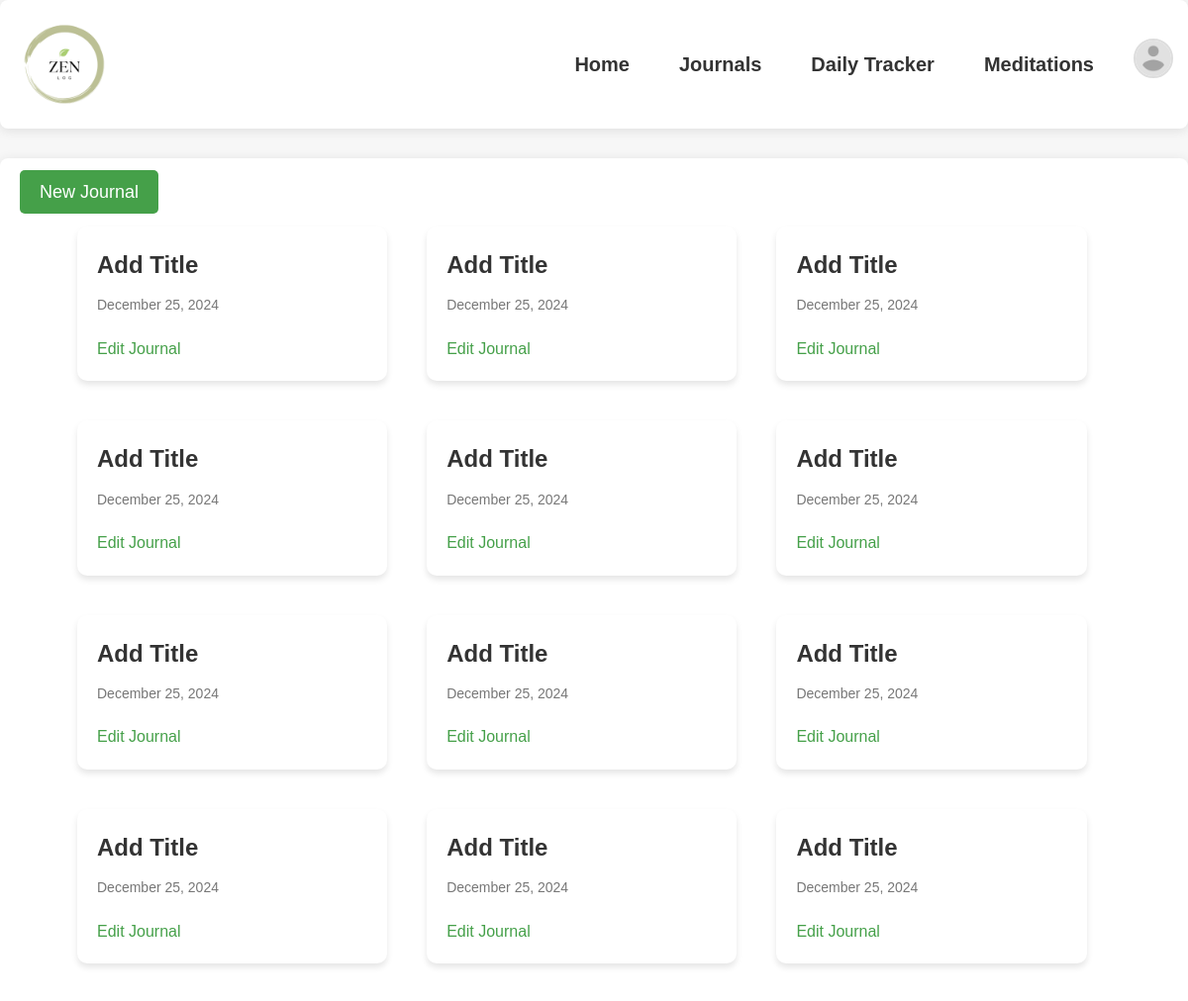
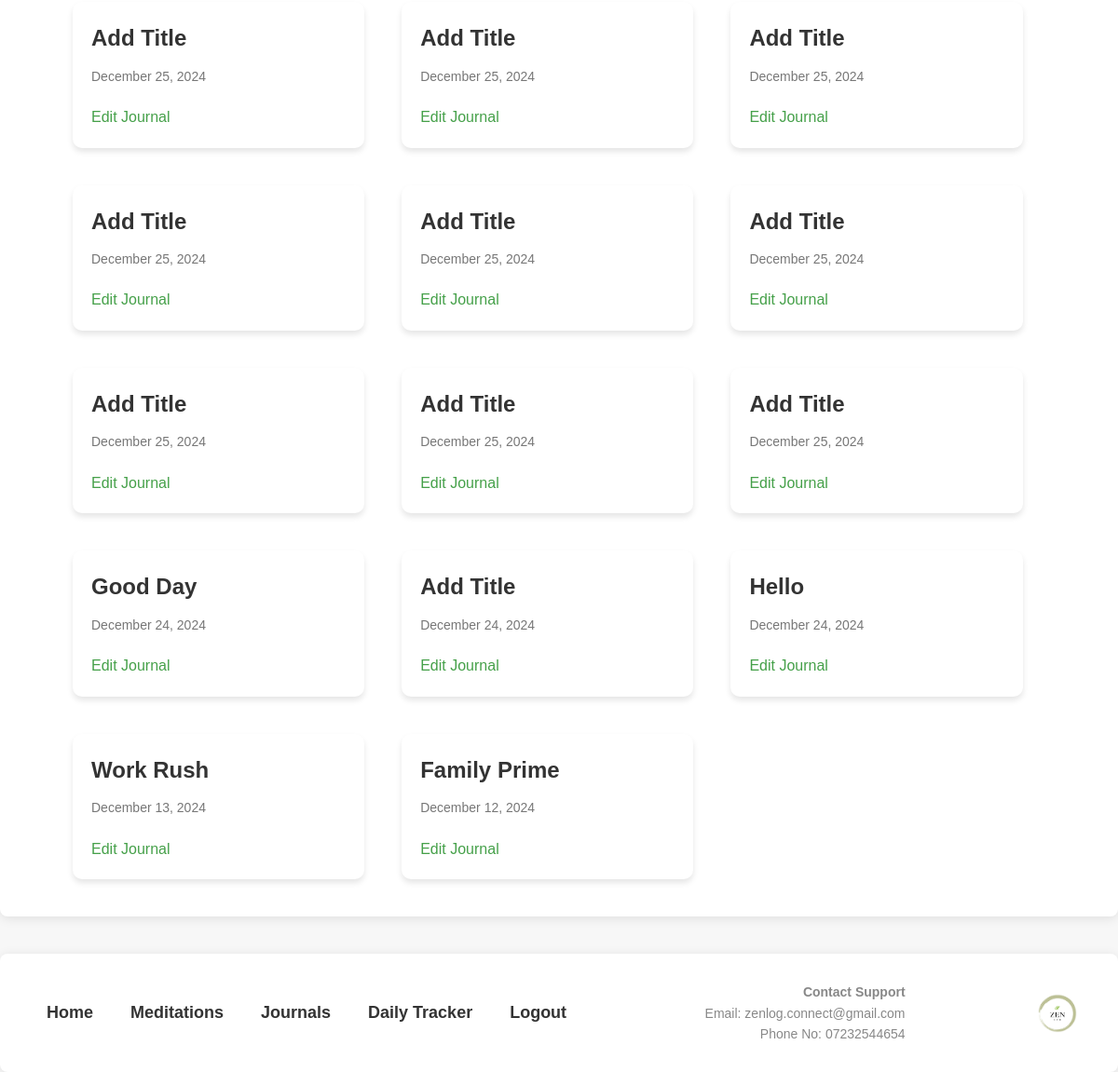
The page /journal (signed in) on the database as committed earlier (2 pictures, top to bottom).
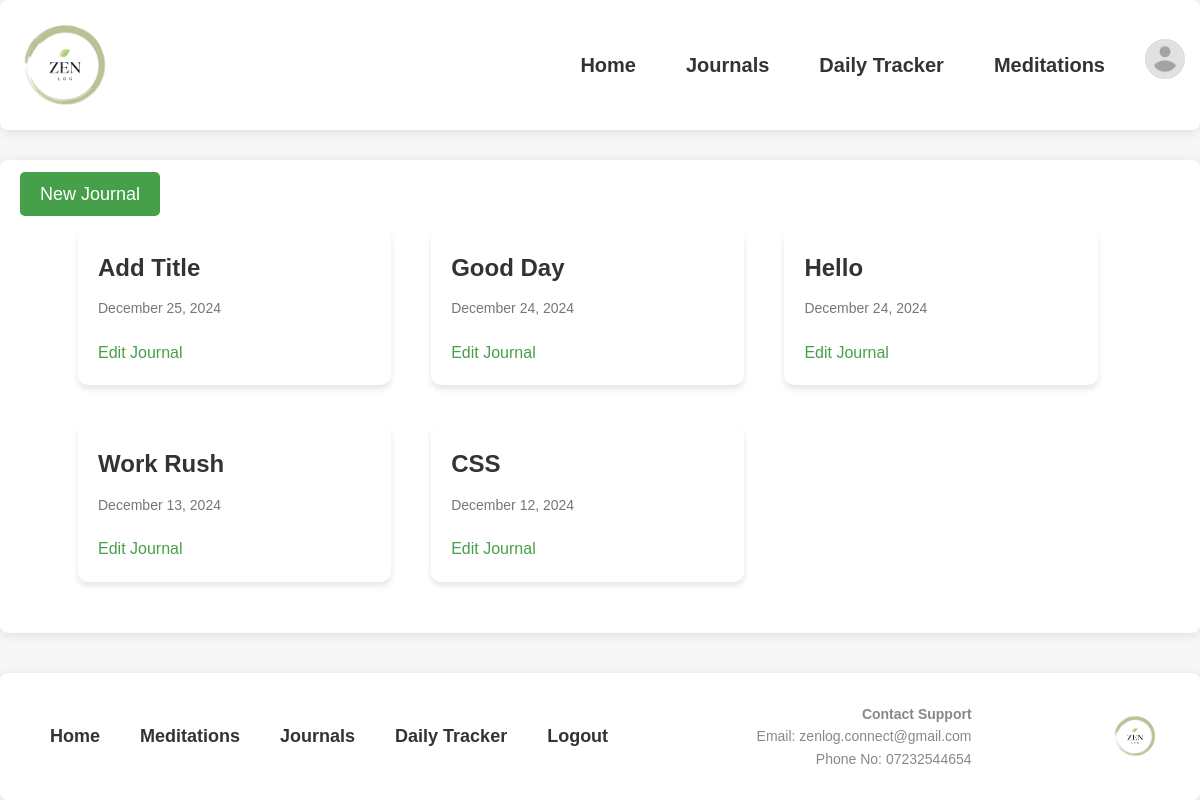
The same page on the database as committed later.
### tables this page shows
CREATE TABLE Journals 
                   (id INTEGER PRIMARY KEY AUTOINCREMENT,
                   daily_tracker_id INT NOT NULL,
                   title TEXT DEFAULT "Add Title",
                   main_text TEXT DEFAULT "Add Content",
                   FOREIGN KEY (daily_tracker_id) REFERENCES Daily_Tracker(id) ON DELETE CASCADE
                   );

### main.py (the view)
@app.route("/journal")
def journal():
    in_session = check_if_session()
    if in_session != None:
        return in_session
    else:
        journals = get_journals_by_username(username=session['username'])
        for journal in journals:
            journal.date_created = datetime.strptime(journal.date_created, "%Y-%m-%d").strftime("%B %d, %Y")
        if request.args.get('snackbar_message','') != None:
            snackbar = (Snackbar(message=request.args.get('snackbar_message', ''),
            need_snackbar=True,colour=request.args.get('snackbar_colour','')))
        else:
            snackbar = (Snackbar(need_snackbar=False, colour="", message=""))
        return render_template("journal_search.html",journals=journals, snackbar=snackbar)

### Backend/database/creating_tables.py (called while the page is built)
def startdatabase():
    connect = sqlite3.connect("websitedatabase.db")
    cursor = connect.cursor()
    return cursor, connect

def closedatabase(cursor):
    cursor.close()

### Backend/database/journal.py (called while the page is built)
def get_journals_by_username(username: str):
    cursor, comm = startdatabase()
    result =  cursor.execute('''SELECT Journals.*, Daily_Tracker.date_of_data FROM Journals
                               INNER JOIN Daily_Tracker ON Daily_Tracker.id = Journals.daily_tracker_id
                               INNER JOIN Users ON Users.id = Daily_Tracker.user_id
                               WHERE Users.username = ?
                               ORDER BY Daily_Tracker.date_of_data DESC''',(username,))
    journals = [Journal(id= row[0], daily_tracker_id= row[1], title= row[2], content= row[3],date_created=row[4])
        for row in result.fetchall()]
    closedatabase(cursor)
    return journals

### main.py (called while the page is built)
def check_if_session():
    if 'username' in session: # if in a session
        return None
    else:
        return( redirect(url_for("login",
        snackbar_message="Need to login", snackbar_colour=orange)))

### templates/journal_search.html (shortened to what this page needs)
{% extends "template.html" %}
{% block links %}
<link rel="stylesheet" href="{{ url_for('static', filename='CSS/journal_search.css') }}">
{% endblock %}
{% block main %}
<a href="{{ url_for('new_journal') }}" id="new-journal-btn">New Journal</a>
<div class="journal-container">
    {% for journal in journals %}
    <div class="journal-loop">
        <h1>{{ journal.title }}</h1>
        <p>{{ journal.date_created }}</p>
        <a href="{{ url_for('journal_id', id=journal.id) }}" class="edit-link">
            Edit Journal
        </a>
    </div>
    {% endfor %}
</div>
{% endblock %}

### templates/template.html (shortened to what this page needs)
<head>
    <link rel="stylesheet" href="{{ url_for('static', filename='CSS/basic.css') }}">
    {% block links %}
    {% endblock %}
</head>
<body>
    <div id="page_container">
        <div id="header_wrap">
            <div class="leftheader">
                <img src="{{ url_for('static', filename='images/logo.png') }}" alt="Logo"  class="logotop">
            </div>
            <div class="header_menu">
                <a href="{{ url_for('main') }}" class="header_link">
                    <div class="headerdiv">
                        <h1 class="header_title">Home</h1>
                    </div>
                </a>
                <a href="{{ url_for('journal') }}" class="header_link">
                    <div class="headerdiv">
                        <h1 class="header_title">Journals</h1>
                    </div>
                </a>
                <a href="{{ url_for('login') }}" class="header_link">
                    <div class="headerdiv">
                        <h1 class="header_title">Daily Tracker</h1>
                    </div>
                </a>
                <a href="{{ url_for('login') }}" class="header_link">
                    <div class="headerdiv">
                        <h1 class="header_title">Meditations</h1>
                    </div>
                </a>
                {% if loggedin == False %}
                    <a href="{{ url_for('login') }}" class="header_link">
                        <div class="headerdiv">
                            <h1 class="header_title">Login</h1>
                        </div>
                    </a>
                {% else %}
                    <div class="logintopdiv">
                        <img src="{{ url_for('static', filename='images/Profile_picture_placeholder.png') }}" alt="Logged In" class="profile_pic">
                    </div>
                {% endif %}
            </div>
        </div>
        <div id="main_page">
            {% block main %}
            {% endblock %}
        </div>
        <footer id="footer_wrap">
            <div class="footer_menu">
                <a href="{{ url_for('main') }}" class="footer_link">
                    <div class="footerdivs">
                        <h1 class="footer_title">Home</h1>
                    </div>
                </a>
                <a href="{{ url_for('login') }}" class="footer_link">
                    <div class="footerdivs">
                        <h1 class="footer_title">Meditations</h1>
                    </div>
                </a>
                <a href="{{ url_for('journal') }}" class="footer_link">
                    <div class="footerdivs">
                        <h1 class="footer_title">Journals</h1>
                    </div>
                </a>
                <a href="{{ url_for('login') }}" class="footer_link">
                    <div class="footerdivs">
                        <h1 class="footer_title">Daily Tracker</h1>
                    </div>
                </a>
                <a href="{{ url_for('logout') }}" class="footer_link">
                    <div class="footerdivs">
                        <h1 class="footer_title">Logout</h1>
                    </div>
                </a>
            </div>
            <div class="footer_right">
                <h4>Contact Support</h4>
                <p>Email: zenlog.connect@gmail.com</p>
                <p>Phone No: 07232544654</p>
            </div>
            <div class="footer_right">
                <img src="{{ url_for('static', filename='images/logo.png') }}" alt="Logo" class="footer_logo">
            </div>
        </footer>
    </div>
</body>

### Static/CSS/basic.css (style rules this page uses)
* { box-sizing: border-box; margin: 0; padding: 0; }
body { font-family: 'Segoe UI', Tahoma, Geneva, Verdana, sans-serif; background-color: #f4f4f9; color: #333; line-height: 1.6; display: flex; flex-direction: column; min-height: 100vh; position: relative; height: 100%; margin: 0; display: flex; flex-direction: column; }
#header_wrap { display: flex; justify-content: space-between; align-items: center; background-color: #fff; padding: 15px; border-radius: 8px; box-shadow: 0 2px 12px rgba(0, 0, 0, 0.1); margin-bottom: 30px; }
.leftheader img { width: 100px; height: auto; }
.header_menu { display: flex; gap: 30px; margin-left: auto; }
.header_link { text-decoration: none; color: #333; font-size: 18px; font-weight: 600; transition: color 0.3s; }
.headerdiv { display: flex; justify-content: center; align-items: center; }
.header_title { font-size: 20px; font-weight: bold; padding: 10px; }
.profile_pic { width: 40px; height: 40px; border-radius: 50%; border: 2px solid #ddd; object-fit: cover; }
#main_page { background-color: #fff; border-radius: 8px; box-shadow: 0 2px 12px rgba(0, 0, 0, 0.1); padding: 20px; flex-grow: 1; }
#page_container { display: flex; flex-direction: column; min-height: 100vh; }
#footer_wrap { display: flex; justify-content: space-between; align-items: center; background-color: #fff; padding: 30px 40px; border-radius: 8px; box-shadow: 0 2px 12px rgba(0, 0, 0, 0.1); margin-top: 40px; flex-shrink: 0; width: 100%; }
.footer_menu { display: flex; gap: 20px; }
.footer_link { text-decoration: none; color: #333; font-size: 18px; font-weight: 600; transition: color 0.3s; }
.footerdivs { display: flex; justify-content: center; align-items: center; }
.footer_title { font-size: 18px; font-weight: bold; padding: 10px; }
.footer_right { text-align: right; font-size: 14px; color: #888; }
.footer_logo { width: 50px; height: auto; }
a { text-decoration: none; color: #333; }

### Static/CSS/journal_search.css (style rules this page uses)
body { font-family: Arial, sans-serif; background-color: #f7f7f7; margin: 0; padding: 0; }
.journal-container { display: flex; flex-wrap: wrap; gap: 40px; margin: 20px auto; max-width: 1200px; width: 90%; box-sizing: border-box; }
.journal-loop { background: #ffffff; border-radius: 10px; box-shadow: 0 4px 6px rgba(0, 0, 0, 0.1); padding: 20px; width: 30%; box-sizing: border-box; transition: transform 0.2s ease, box-shadow 0.2s ease; }
.journal-loop h1 { font-size: 24px; color: #333; margin: 0 0 10px 0; }
.journal-loop p { font-size: 14px; color: #777; margin: 0 0 20px 0; }
.journal-loop a.edit-link { font-size: 16px; color: #45a049; text-decoration: none; }
#new-journal-btn { height: 50px; background-color: #45a049; color: white; padding: 12px 20px; font-size: 18px; border-radius: 5px; text-decoration: none; text-align: center; transition: background-color 0.3s ease; }

Rows that differ between the two databases and show on the page:
removed Journals: title "Add Title", date_created "December 25, 2024"
removed Journals: title "Add Title", date_created "December 25, 2024"
removed Journals: title "Add Title", date_created "December 25, 2024"
removed Journals: title "Add Title", date_created "December 25, 2024"
removed Journals: title "Add Title", date_created "December 25, 2024"
removed Journals: title "Add Title", date_created "December 25, 2024"
removed Journals: title "Add Title", date_created "December 25, 2024"
removed Journals: title "Add Title", date_created "December 25, 2024"
removed Journals: title "Add Title", date_created "December 25, 2024"
removed Journals: title "Add Title", date_created "December 25, 2024"
removed Journals: title "Add Title", date_created "December 25, 2024"
removed Journals: title "Add Title", date_created "December 25, 2024"
removed Journals: title "Add Title", date_created "December 25, 2024"
removed Journals: title "Add Title", date_created "December 25, 2024"
removed Journals: title "Add Title", date_created "December 25, 2024"
removed Journals: title "Add Title", date_created "December 25, 2024"
removed Journals: title "Add Title", date_created "December 25, 2024"
removed Journals: title "Add Title", date_created "December 25, 2024"
removed Journals: title "Add Title", date_created "December 25, 2024"
removed Journals: title "Add Title", date_created "December 25, 2024"
removed Journals: title "Add Title", date_created "December 24, 2024"
removed Journals: title "Family Prime", date_created "December 12, 2024"
added Journals: title "CSS", date_created "December 12, 2024"
